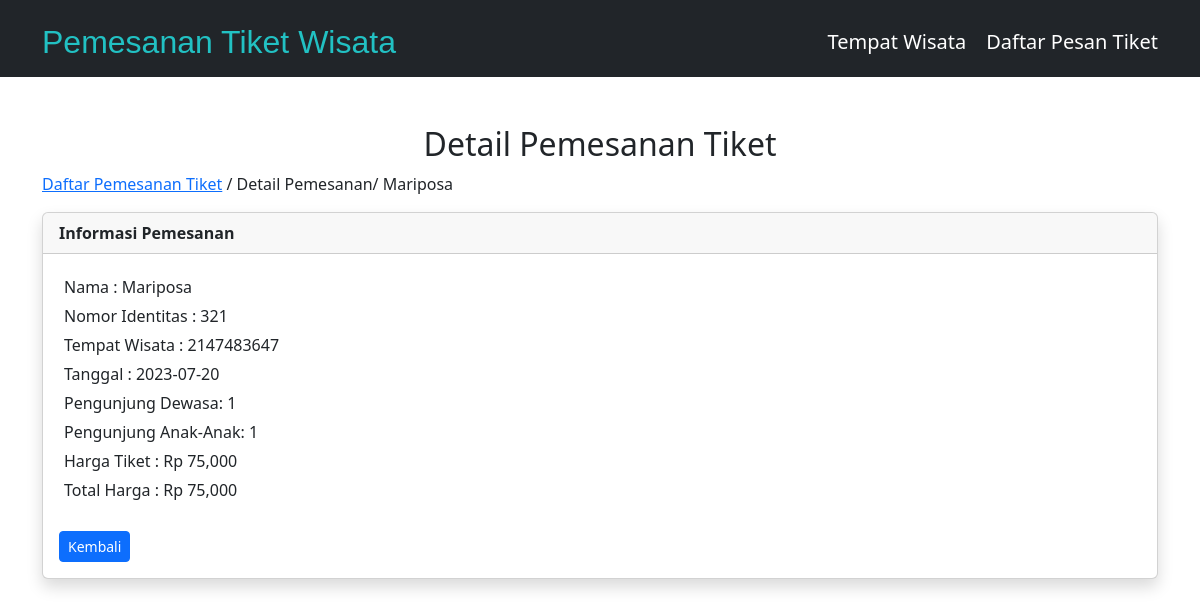
/detail.php?id=12, run on the app's committed database.
### tables this page shows
CREATE TABLE `pesantiket` (
  `id` int(11) NOT NULL,
  `nama` varchar(400) NOT NULL,
  `nomoridentitas` int(11) NOT NULL,
  `nohp` int(11) NOT NULL,
  `tempatwisata` varchar(1000) NOT NULL,
  `tanggal` date NOT NULL,
  `dewasa` int(11) NOT NULL,
  `anakanak` int(11) NOT NULL,
  `hargatiket` varchar(1000) NOT NULL,
  `total` varchar(400) NOT NULL
);

### config.php (called while the page is built, shortened)
<?php
function koneksi()
{
	$conn = mysqli_connect("localhost", "root", "", "jwd") or die("koneksi gagal");
	return $conn;
}
function query($query)
{
	$conn = koneksi();
	$result = mysqli_query($conn, $query);
	$rows = array();
	while ($row = mysqli_fetch_assoc($result)) {
		$rows[] = $row;
	}
	return $rows;
}
?>

### detail.php (the view, shortened to what this page needs)
<?php
include "config.php";
?>
<!DOCTYPE html>
<html lang="en">
<head>
    <link href="https://cdn.jsdelivr.net/npm/bootstrap@5.3.0/dist/css/bootstrap.min.css" rel="stylesheet">
    <link rel="stylesheet" href="https://cdnjs.cloudflare.com/ajax/libs/font-awesome/4.7.0/css/font-awesome.min.css">
    <link rel="stylesheet" href="https://cdn.datatables.net/1.11.5/css/jquery.dataTables.min.css">
</head>
<body>
    <nav class="navbar navbar-expand bg-dark">
        <div class="container">
            <a href="index.php" style="text-decoration: none;">
                <h2 style="font-family: 'Trebuchet MS', 'Lucida Sans Unicode', 'Lucida Grande', 'Lucida Sans', Arial, sans-serif; color:rgb(34,193,195); margin-top: 15px">
                    Pemesanan Tiket Wisata</h2>
            </a>
            <ul class="navbar-nav ms-auto">
                <li style="margin-right: 20px; margin-top: 15px;">
                    <a href="tempatwisata.php" style="text-decoration: none; color:white; ">
                        <h5>Tempat Wisata</h5>
                    </a>
                </li>
                <li style="margin-top: 15px;">
                    <a href="" style="text-decoration: none; color:white;">
                        <h5>Daftar Pesan Tiket</h5>
                    </a>
                </li>
            </ul>
        </div>
    </nav>
    <section>
        <div class="container">
            <h2 class="mt-5 text-center">Detail Pemesanan Tiket</h2>
            <?php
            $id = $_GET["id"];
            $tiket = query("SELECT * FROM pesantiket WHERE id = $id");
            foreach ($tiket as $row) :
            ?>
                <div>
                    <p><a href="pengiriman.php">Daftar Pemesanan Tiket</a> / Detail Pemesanan/ <?php echo $row["nama"] ?></p>
                    <div class="card shadow mb-5">
                        <div class="card-header">
                            <p class="fw-bold" style="margin: 0px;">Informasi Pemesanan</p>
                        </div>
                        <div class="card-body">
                            <p style="margin: 5px;">Nama : <?php echo $row["nama"]; ?></p>
                            <p style="margin: 5px;">Nomor Identitas : <?php echo $row["nomoridentitas"]; ?></p>
                            <p style="margin: 5px;">Tempat Wisata : <?php echo $row["nohp"]; ?></p>
                            <p style="margin: 5px;">Tanggal : <?php echo $row["tanggal"]; ?></p>
                            <p style="margin: 5px;">Pengunjung Dewasa: <?php echo $row["dewasa"]; ?></p>
                            <p style="margin: 5px;">Pengunjung Anak-Anak: <?php echo  $row["anakanak"]; ?></p>
                            <p style="margin: 5px;">Harga Tiket : <?php echo  $row["total"]; ?> </p>
                            <p style="margin: 5px;">Total Harga : <?php echo  $row["total"]; ?> </p>
                            <a href="daftarpesantiket.php?id=<?php echo $row['id']; ?>" class="btn btn-primary btn-sm text-white mt-4">Kembali</a>
                        </div>
                    </div>
                </div>
            <?php
            endforeach; ?>
        </div>
    </section>
</body>
</html>

### data on the page
pesantiket: nama "Mariposa", nomoridentitas "321", nohp "2147483647", tanggal "2023-07-20", dewasa "1", anakanak "1", total "Rp 75,000"
